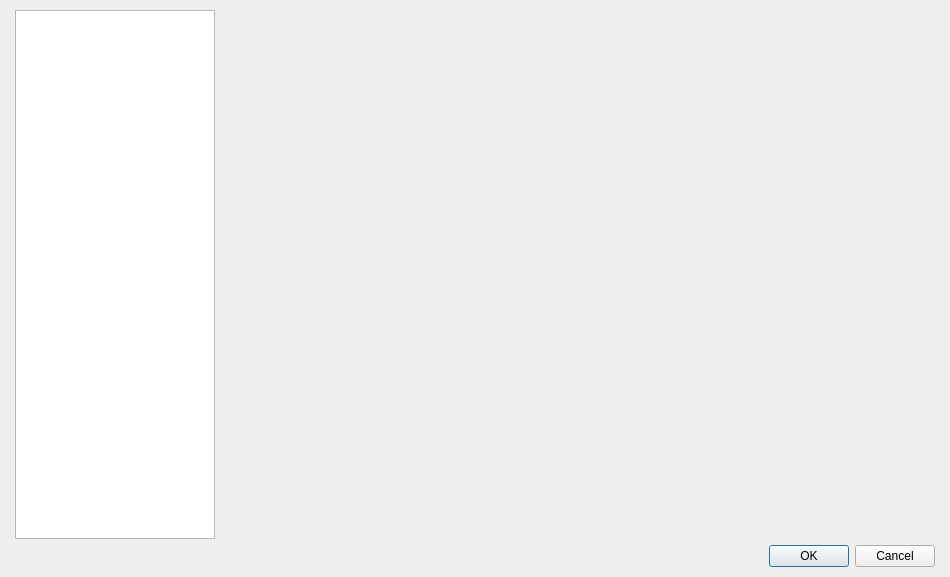
<?xml version="1.0" encoding="UTF-8"?>
<ui version="4.0">
 <class>DialogSongs</class>
 <widget class="QDialog" name="DialogSongs">
  <property name="geometry">
   <rect>
    <x>0</x>
    <y>0</y>
    <width>950</width>
    <height>577</height>
   </rect>
  </property>
  <property name="windowTitle">
   <string>Songs</string>
  </property>
  <layout class="QGridLayout" name="gridLayout">
   <property name="leftMargin">
    <number>15</number>
   </property>
   <property name="topMargin">
    <number>10</number>
   </property>
   <property name="rightMargin">
    <number>15</number>
   </property>
   <property name="bottomMargin">
    <number>10</number>
   </property>
   <item row="0" column="0">
    <layout class="QVBoxLayout" name="verticalLayout">
     <item>
      <layout class="QHBoxLayout" name="horizontalLayout" stretch="0,1">
       <item>
        <widget class="QTreeView" name="treeView">
         <property name="minimumSize">
          <size>
           <width>200</width>
           <height>0</height>
          </size>
         </property>
         <property name="maximumSize">
          <size>
           <width>200</width>
           <height>16777215</height>
          </size>
         </property>
         <attribute name="headerVisible">
          <bool>false</bool>
         </attribute>
        </widget>
       </item>
       <item>
        <widget class="PanelSongs" name="widgetSongs" native="true"/>
       </item>
      </layout>
     </item>
     <item>
      <widget class="QDialogButtonBox" name="buttonBox">
       <property name="orientation">
        <enum>Qt::Horizontal</enum>
       </property>
       <property name="standardButtons">
        <set>QDialogButtonBox::Cancel|QDialogButtonBox::Ok</set>
       </property>
      </widget>
     </item>
    </layout>
   </item>
  </layout>
 </widget>
 <customwidgets>
  <customwidget>
   <class>PanelSongs</class>
   <extends>QWidget</extends>
   <header>panelsongs.h</header>
   <container>1</container>
  </customwidget>
 </customwidgets>
 <resources/>
 <connections>
  <connection>
   <sender>buttonBox</sender>
   <signal>accepted()</signal>
   <receiver>DialogSongs</receiver>
   <slot>accept()</slot>
   <hints>
    <hint type="sourcelabel">
     <x>248</x>
     <y>254</y>
    </hint>
    <hint type="destinationlabel">
     <x>157</x>
     <y>274</y>
    </hint>
   </hints>
  </connection>
  <connection>
   <sender>buttonBox</sender>
   <signal>rejected()</signal>
   <receiver>DialogSongs</receiver>
   <slot>reject()</slot>
   <hints>
    <hint type="sourcelabel">
     <x>316</x>
     <y>260</y>
    </hint>
    <hint type="destinationlabel">
     <x>286</x>
     <y>274</y>
    </hint>
   </hints>
  </connection>
 </connections>
</ui>
